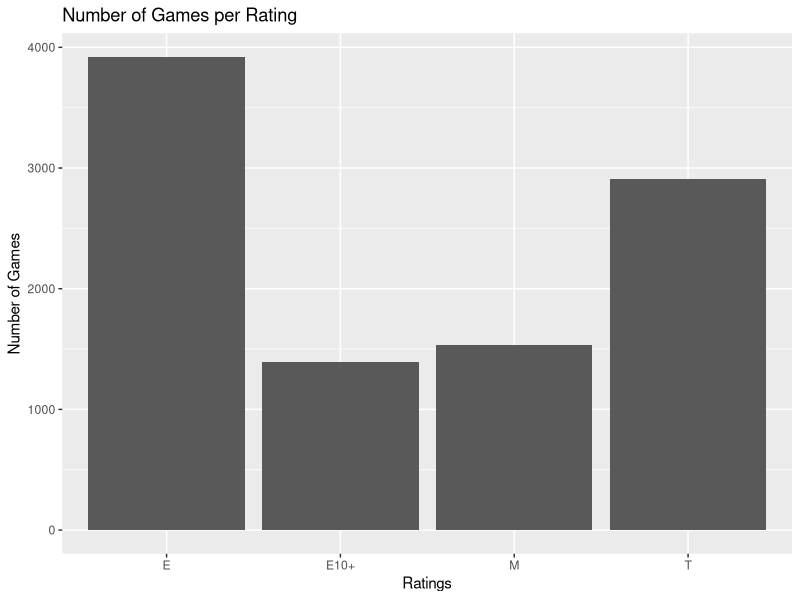

Generate this figure with R:
# Byronie Richards u-number

library(dplyr)
library(ggplot2)

videogames <- read.delim("./input/videogames.txt", stringsAsFactors = FALSE)

################ Question #1 ################
colNames <- colnames(videogames)

onlyGlobalSalesVideogames <- videogames

onlyGlobalSalesVideogames[ , grepl('Sales', names(onlyGlobalSalesVideogames), fixed=TRUE) & names(onlyGlobalSalesVideogames) != 'Global_Sales'] <- NULL

# str(onlyGlobalSalesVideogames)
# colnames(onlyGlobalSalesVideogames)
# onlyGlobalSalesVideogames["Global_Sales"][2,1]
# nrow(onlyGlobalSalesVideogames["Global_Sales"])

answer1 <- onlyGlobalSalesVideogames[onlyGlobalSalesVideogames$Global_Sales >= 1, ]

# print(answer1[answer1$Global_Sales < 1, ])


################ Question #2 ################

videogamesWithAVGScore <- videogames
videogamesWithAVGScore$Average_Score <- (videogamesWithAVGScore$Critic_Score + videogamesWithAVGScore$User_Score) / 2
# str(videogamesWithAVGScore)

answer2 <- videogamesWithAVGScore

################ Question #3 ################

PlaformsAndGlobalSales <- videogames[ , names(videogames) == 'Name' | names(videogames) == 'Global_Sales'] 

PlaformsAndGlobalSales$Num_Platforms <- transform(PlaformsAndGlobalSales, Num_Platforms = ave(seq(nrow(PlaformsAndGlobalSales)), Name, FUN=length))

# str(PlaformsAndGlobalSales$Num_Platforms) 

answer3 <- PlaformsAndGlobalSales

################ Question #4 ################

NoKAVideogames <- videogames
NoKAVideogames$Rating[NoKAVideogames$Rating == 'K-A'] <- 'E10+'

answer4 <- NoKAVideogames

################ Question #5 ################

WiiUScores <- videogames[ videogames$Platform == 'WiiU' , names(videogames) == 'Platform' | names(videogames) == 'Critic_Score' | names(videogames) == 'User_Score']

# str(WiiUScores)

answer5 <- ggplot() + geom_point(data = videogames, mapping = aes(y = Critic_Score, x = User_Score, color = Critic_Score, size = User_Score)) + labs(title="WiiU Critic Scores by User Scores", x="User's Scores", y="Critic's Scores")

# answer5

################ Question #6 ################

videogameRatings <- videogames[videogames$Rating != 'AO', names(videogames) == 'Name' | names(videogames) == 'Rating']
videogameRatings <- videogameRatings[videogameRatings$Rating != 'EC', ]
videogameRatings <- videogameRatings[videogameRatings$Rating != 'K-A', ]
videogameRatings <- videogameRatings[videogameRatings$Rating != 'RP', ]
videogameRatings <- na.omit(videogameRatings)

videogameRatings <- arrange(videogameRatings, Rating)
videogameRatings <- transform(videogameRatings, NumOfGames = ave(seq(nrow(videogameRatings)), Rating, FUN=length))

# str(videogameRatings)

videogameRatings <- videogameRatings %>% count(Rating, NumOfGames)
# gameCount

answer6 = ggplot(data = videogameRatings, mapping = aes(y = NumOfGames, x = Rating)) + geom_bar(stat="identity") + labs( x = 'Ratings', y = 'Number of Games', title = 'Number of Games per Rating')
answer6
